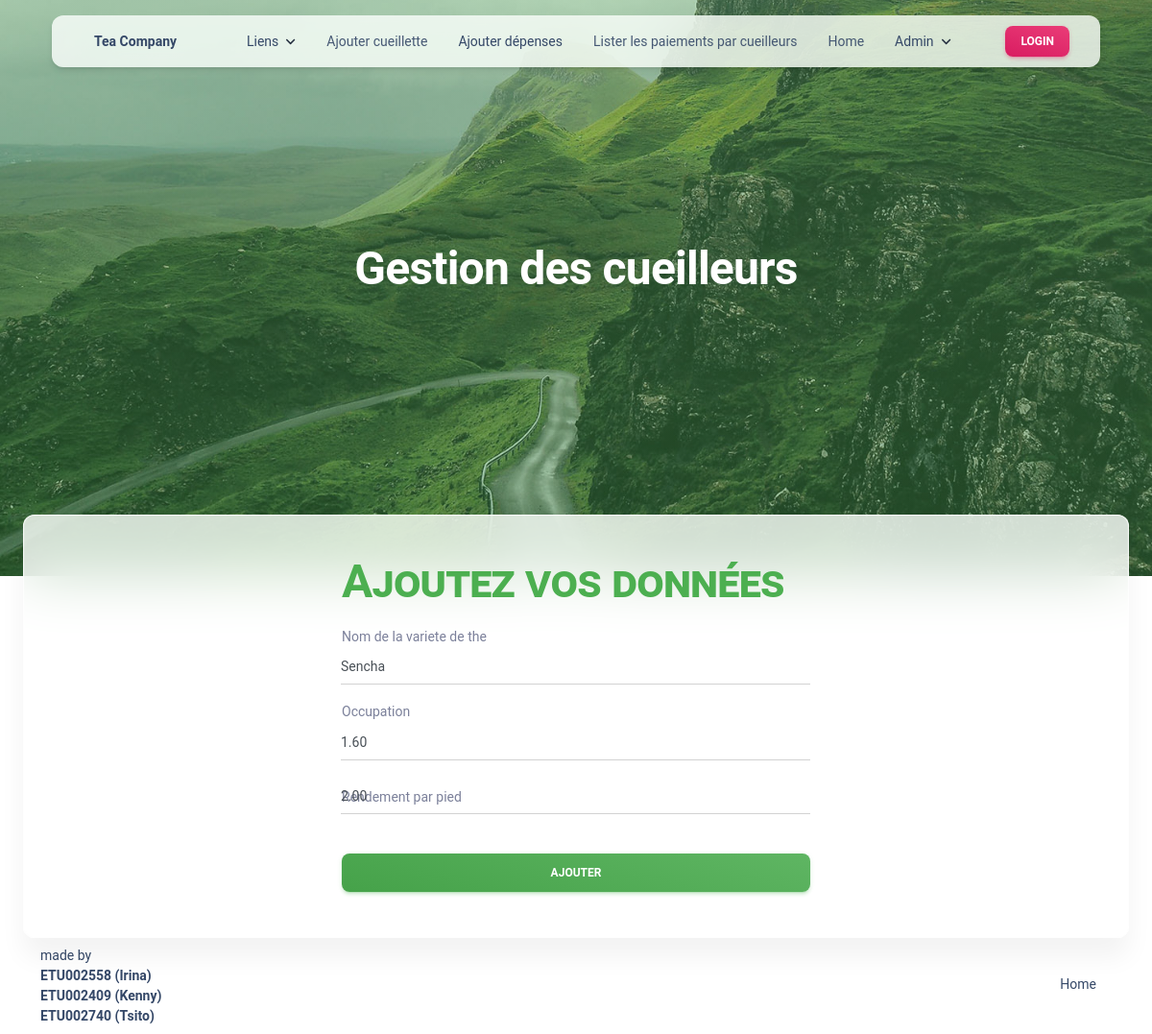
Page /pages/inserer-the.php?id=4 (signed in) on the committed database.
### tables this page shows
CREATE TABLE the_Varietes_de_the (
    id_variete INT AUTO_INCREMENT PRIMARY KEY,
    nom_variete VARCHAR(255) NOT NULL,
    occupation DECIMAL(10,2) NOT NULL,
    rendement_par_pied DECIMAL(10,2) NOT NULL,
    prix_vente DECIMAL(10,2) NOT NULL
);

### inc/fonction_base.php (called while the page is built, shortened)
<?php
 function select_by_first_Row($table_name, $value)
 {
     $pdo = connectbd();
     $result = array();
     try {
         $stmt_column = $pdo->prepare("SELECT COLUMN_NAME FROM INFORMATION_SCHEMA.COLUMNS WHERE TABLE_NAME = :table_name ORDER BY ORDINAL_POSITION LIMIT 1");
         $stmt_column->bindValue(':table_name', $table_name);
         $stmt_column->execute();
         $first_column_name = $stmt_column->fetchColumn();
         $stmt = $pdo->prepare("SELECT * FROM $table_name WHERE $first_column_name = :value");
         $stmt->bindValue(':value', $value);
         $stmt->execute();
         $result = $stmt->fetchAll(PDO::FETCH_ASSOC);
     } catch (PDOException $e) {
         echo $e->getMessage();
     } finally {
         $pdo = null;
     }
     return $result;
 }

### pages/inserer-the.php (the view, shortened to what this page needs)
<?php
include("../templates/head.php");
  include_once "../inc/fonction_base.php";
$d1 = "";
$d2 = "";
$d3 = "";
$id = 0;
if (isset($_GET['id'])) {
  $id = $_GET['id'];
  $data = select_by_first_Row("the_Varietes_de_the", $id)[0];
  $d1 = $data['nom_variete'];
  $d2 = $data['occupation'];
  $d3 = $data['rendement_par_pied'];
}
?>
<div class="container position-sticky z-index-sticky top-0">
  <div class="row">
    <div class="col-12">
      <?php
      include("../templates/navbar.php");
      ?>
      <header class="header-2">
        <div class="page-header min-vh-75 relative" style="background-image: url('../assets/img/bg3.jpg')">
          <span class="mask bg-gradient-success opacity-4"></span>
          <div class="container">
            <div class="row">
              <div class="col-xl-7 text-center mx-auto">
                <h1 class="text-white pt-3 mt-n5">Gestion des cueilleurs</h1>
              </div>
            </div>
          </div>
        </div>
      </header>
      <div class="row card card-body blur shadow-blur mx-3 mx-xl-4 mt-n6 d-flex align-items-center">
        <div class="col-6">
          <div class="card-body">
            <h1 class="text-success" style="font-variant:small-caps;">
              Ajoutez vos données
            </h1>
            <form role="form" class="text-start" action="<?php if ($id > 0)
              echo "update.php";
            else
              echo "traitement_the.php"; ?>" method=post>
                <div class="input-group input-group-static my-3">
                  <label>Nom de la variete de the</label>
                  <input type="text" name="nom_variete" class="form-control" value="<?php echo $d1;?>">
                </div>
                <div class="input-group input-group-static mb-3">
                  <label>Occupation</label>
                  <input type="number" name="occupation" class="form-control"  value="<?php echo $d2;?>">
                </div>
                <div class="input-group input-group-dynamic my-3">
                  <label class="form-label">Rendement par pied</label>
                  <input type="number" name="rendement_par_pied" class="form-control" value="<?php echo $d3;?>">
                </div>
                <div class="text-center">
                  <input type="submit" class="btn bg-gradient-success w-100 my-4 mb-2" value="Ajouter">
                </div>
              </form>
          </div>
        </div>
      </div>
      <?php
      include("../templates/footer-non-absolute.php");
      ?>
      <?php
      include("../templates/end.php");
      ?>

### rows in the picture
the_varietes_de_the: nom_variete "Sencha", occupation "1.60", rendement_par_pied "2.00"
